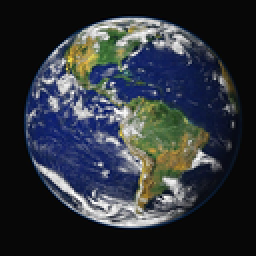
#> input picture PIC.png, 128 x 128 px (shown 2 times larger)
$ jupyter execute 'Image  Convolution from Scratch.ipynb'
#> lines starting #> are read from the running program, lines starting #| are printed output that depends on the picture
### Write a method called Con2D(img,kernel), which takes an image and kernel as input that performs convolution of the img with kernel. Return the output image from the method. You must write your own implementation for this method without using any library.

[cell 1]
# import necessary library
import matplotlib.pyplot as plt
# for computer vision operations
import cv2 as cv
#for conversion
import numpy as np
import cv2

[cell 2]
# for read image
img  = plt.imread("PIC.png")
#> img is the input picture: shape (128, 128, 3) float32; mean R, G, B 0.185, 0.204, 0.231
gray = cv2.cvtColor(img, cv2.COLOR_BGR2GRAY)
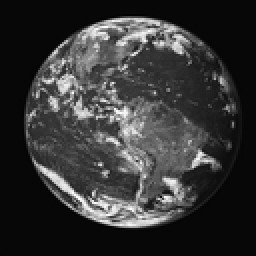
#> gray: shape (128, 128) float32 (shown 2 times larger); min 0.00352, max 1, mean 0.21

[cell 3]
# define loop for fram
fig, axs = plt.subplots(1,2,figsize=(12,12))
# presented orignal image
axs[0].imshow(img,cmap='gray')
axs[0].axis('off')
axs[0].set_title('Original Image',fontsize='medium')
# presented inverse image
axs[1].imshow(gray,cmap='gray')
axs[1].axis('off')
axs[1].set_title('Gray Image',fontsize='medium')
plt.show()
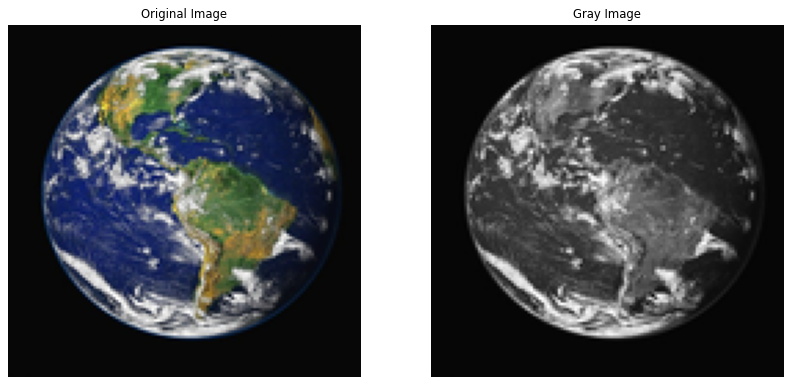
#> figure drawn by matplotlib, 2 panels

[cell 4]
# Shape of Original Image
img.shape
#> Out = (128, 128, 3)

[cell 5]
# Shape of gray Image
gray.shape
#> Out = (128, 128)

[cell 6]
#Conversion numpy to list
Img_Matrix = gray.tolist()
#> Img_Matrix = 128 items

[cell 7]
# Intilize Kernal
Kernal_np = np.random.randint(1, 7, size=(3, 3))
#Conversion numpy to list
Kernal = Kernal_np.tolist()
Kernal

### Convolution Function

[cell 8]
def conv_inage(imag, Kernal):
    # Assignmnet
    Img_Matrix = imag
#> Img_Matrix = 128 items
    # find number of rows
    rows = len(Img_Matrix)
#> rows = 128
    # find number of column
    col = len(Img_Matrix[0])
#> col = 128

    #*****ADD PADDING ARROUNS IMAGE********
    # Loop for row
    for i in range(len(Img_Matrix)+1):
        # intilize 1D row
        row=[]
        # Add padding at strat of matrix
        if i==0:
            # loop for column
            for j in range(len(Img_Matrix[i])):
                # Append 0 value in row
                row.append(0)
            # Insert row in orignal image matres at start
            Img_Matrix.insert(0,row)
        # Add padding at end of matrix
        if i== len(Img_Matrix)-1:
            # Add padding at strat  and end of matrix in each row
            L=len(Img_Matrix[i])+2
            for j in range(L):
                # Append 0 value in row
                row.append(0)
            # Insert 0 in orignal image matres at end of each row
            Img_Matrix.insert(i+1,row)
        # Insert 0 in orignal image matres at start of each row
        Img_Matrix[i].insert(0,0)
        # Append padding in rignal matrix row
        Img_Matrix[i].append(0)
#> this loop made 129 passes
#> L on pass 129: 130
#> after the loop, Img_Matrix = 130 items
    #***************************************
    # Intillize Array or list
    Final_Image = []
    # loop for row
    for i in range(0,rows):
        # intilize 1d row
        row = []
        # loop for column
        for j in range(0,col):
            # intilize sum variable
            sum = 0
            # loop control for kenal row
            for k in range(len(Kernal)):
                # loop for kernal column
                for l in range(len(Kernal[k])):
                    # sum of dot product between kernal and eaxh pixal value of matrix
                    sum = sum + (Kernal[k][l] *  Img_Matrix[i+k][j+l])
            # append value of sem in row
            row.append(sum)
        # append 1D row in new image construction
        Final_Image.append(row)
#> after the loop, Final_Image = 128 items
    # returm updated image
    return Final_Image

### Function Calling

[cell 9]
Final_Image = [[]]
Final_Image =  conv_inage(Img_Matrix , Kernal)
#> Final_Image = 128 items

[cell 10]
# convort matrix to numpay
FM = np.array(Final_Image )
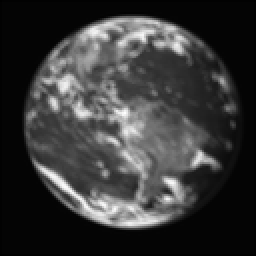
#> FM: shape (128, 128) float64 (shown 2 times larger); min 0.38, max 32.63, mean 7.5; drawn with min black and max white
FM.shape
#> Out = (128, 128)

[cell 11]
# define loop for fram
fig, axs = plt.subplots(1,2,figsize=(12,12))
# presented orignal image
axs[0].imshow(gray,cmap='gray')
axs[0].axis('off')
axs[0].set_title('Original Image',fontsize='medium')
# presented inverse image
axs[1].imshow(FM,cmap='gray')
axs[1].axis('off')
axs[1].set_title('Convoluted Image',fontsize='medium')
plt.show()
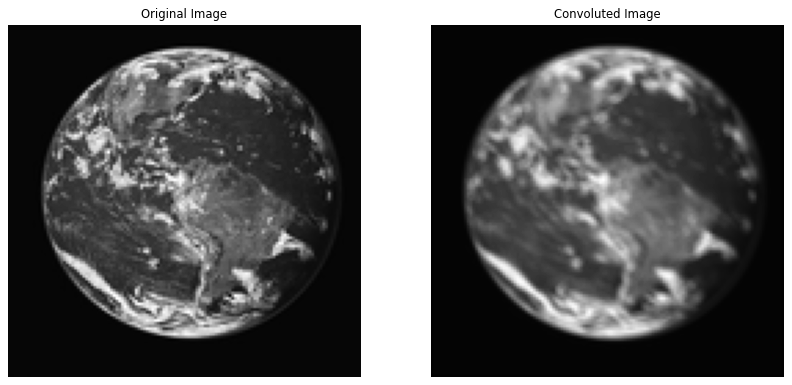
#> figure drawn by matplotlib, 2 panels

$ run again, with shoaib1.jpg saved as PIC.png
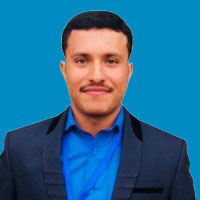
#> input picture shoaib1.jpg, 200 x 200 px
#> img is the input picture: shape (200, 200, 3) float32; mean R, G, B 0.152, 0.416, 0.57
#> `Img_Matrix = gray.tolist()`: Img_Matrix = 200 items
#> rows = 200
#> the loop in conv_inage, `for i in range(len(Img_Matrix)+1):` made 201 passes
#> L on pass 201: 202
#> after the loop in conv_inage, `for i in range(len(Img_Matrix)+1):`: Img_Matrix = 202 items
#> after the loop in conv_inage, `for i in range(0,rows):`: Final_Image = 200 items
#> `FM = np.array(Final_Image )`:
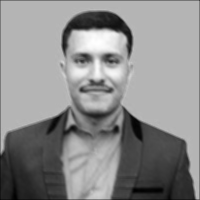
#> FM: shape (200, 200) float64; min 0.804, max 27.49, mean 15.4; drawn with min black and max white
#> `plt.show()`:
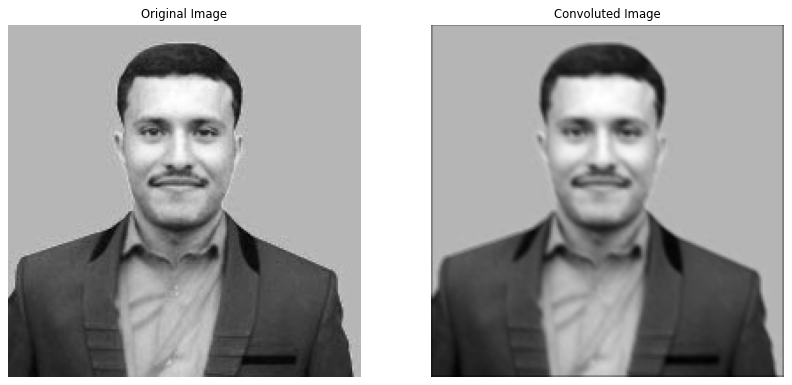
#> figure drawn by matplotlib, 2 panels
